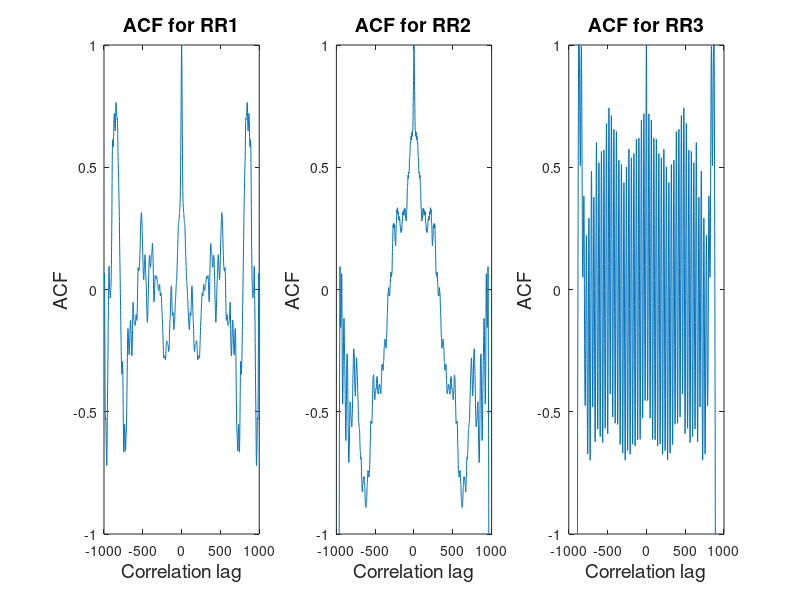

MATLAB code for this plot:
clear all
%%
load RRI-DATA.mat
% make the data zero mean
trial1 = detrend(xRRI1,0);
trial2 = detrend(xRRI2,0);
trial3 = detrend(xRRI3,0);

s1 = std(trial1);
s2 = std(trial2);
s3 = std(trial3);

% autocorrelation functions
acorr1 = xcorr(trial1/s1, 'unbiased');
acorr2 = xcorr(trial2/s2, 'unbiased');
acorr3 = xcorr(trial3/s3, 'unbiased');

% time vectors to plot the autocorrelation functions against
temp1 = -995:1:995;
temp2 = -969:1:969;
temp3 = -897:1:897;

% plots
figure(1)
subplot(1,3,1)
plot(temp1, acorr1)
ylim([-1, 1])
title('ACF for RR1', 'FontSize', 14)
xlabel('Correlation lag', 'FontSize', 14)
ylabel('ACF', 'FontSize', 14)

subplot(1,3,2)
plot(temp2, acorr2)
ylim([-1, 1])
title('ACF for RR2', 'FontSize', 14)
xlabel('Correlation lag', 'FontSize', 14)
ylabel('ACF', 'FontSize', 14)

subplot(1,3,3)
plot(temp3, acorr3)
ylim([-1, 1])
title('ACF for RR3', 'FontSize', 14)
xlabel('Correlation lag', 'FontSize', 14)
ylabel('ACF', 'FontSize', 14)